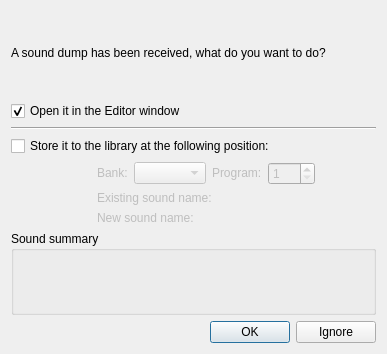
<?xml version="1.0" encoding="UTF-8"?>
<ui version="4.0">
 <class>Dialog</class>
 <widget class="QDialog" name="Dialog">
  <property name="geometry">
   <rect>
    <x>0</x>
    <y>0</y>
    <width>387</width>
    <height>354</height>
   </rect>
  </property>
  <property name="windowTitle">
   <string>Sound dump received</string>
  </property>
  <layout class="QGridLayout" name="gridLayout">
   <item row="4" column="0" rowspan="2">
    <spacer name="horizontalSpacer">
     <property name="orientation">
      <enum>Qt::Horizontal</enum>
     </property>
     <property name="sizeType">
      <enum>QSizePolicy::Fixed</enum>
     </property>
     <property name="sizeHint" stdset="0">
      <size>
       <width>80</width>
       <height>20</height>
      </size>
     </property>
    </spacer>
   </item>
   <item row="4" column="1">
    <layout class="QHBoxLayout" name="horizontalLayout">
     <item>
      <widget class="QLabel" name="bank_lbl">
       <property name="enabled">
        <bool>false</bool>
       </property>
       <property name="sizePolicy">
        <sizepolicy hsizetype="Preferred" vsizetype="Maximum">
         <horstretch>0</horstretch>
         <verstretch>0</verstretch>
        </sizepolicy>
       </property>
       <property name="text">
        <string>Bank:</string>
       </property>
      </widget>
     </item>
     <item>
      <widget class="QComboBox" name="bank_combo">
       <property name="enabled">
        <bool>false</bool>
       </property>
       <property name="sizePolicy">
        <sizepolicy hsizetype="Maximum" vsizetype="Fixed">
         <horstretch>0</horstretch>
         <verstretch>0</verstretch>
        </sizepolicy>
       </property>
      </widget>
     </item>
     <item>
      <widget class="QLabel" name="prog_lbl">
       <property name="enabled">
        <bool>false</bool>
       </property>
       <property name="sizePolicy">
        <sizepolicy hsizetype="Preferred" vsizetype="Maximum">
         <horstretch>0</horstretch>
         <verstretch>0</verstretch>
        </sizepolicy>
       </property>
       <property name="text">
        <string>Program:</string>
       </property>
      </widget>
     </item>
     <item>
      <widget class="QSpinBox" name="prog_spin">
       <property name="enabled">
        <bool>false</bool>
       </property>
       <property name="minimum">
        <number>1</number>
       </property>
       <property name="maximum">
        <number>128</number>
       </property>
      </widget>
     </item>
    </layout>
   </item>
   <item row="5" column="1">
    <layout class="QGridLayout" name="gridLayout_2">
     <item row="0" column="0">
      <widget class="QLabel" name="library_lbl">
       <property name="enabled">
        <bool>false</bool>
       </property>
       <property name="sizePolicy">
        <sizepolicy hsizetype="Preferred" vsizetype="Maximum">
         <horstretch>0</horstretch>
         <verstretch>0</verstretch>
        </sizepolicy>
       </property>
       <property name="text">
        <string>Existing sound name:</string>
       </property>
      </widget>
     </item>
     <item row="0" column="1">
      <widget class="QLabel" name="library_sound_lbl">
       <property name="enabled">
        <bool>false</bool>
       </property>
       <property name="sizePolicy">
        <sizepolicy hsizetype="MinimumExpanding" vsizetype="Maximum">
         <horstretch>0</horstretch>
         <verstretch>0</verstretch>
        </sizepolicy>
       </property>
       <property name="alignment">
        <set>Qt::AlignRight|Qt::AlignTrailing|Qt::AlignVCenter</set>
       </property>
      </widget>
     </item>
     <item row="1" column="0">
      <widget class="QLabel" name="dump_lbl">
       <property name="enabled">
        <bool>false</bool>
       </property>
       <property name="sizePolicy">
        <sizepolicy hsizetype="Preferred" vsizetype="Maximum">
         <horstretch>0</horstretch>
         <verstretch>0</verstretch>
        </sizepolicy>
       </property>
       <property name="text">
        <string>New sound name:</string>
       </property>
      </widget>
     </item>
     <item row="1" column="1">
      <widget class="QLabel" name="dump_sound_lbl">
       <property name="enabled">
        <bool>false</bool>
       </property>
       <property name="sizePolicy">
        <sizepolicy hsizetype="MinimumExpanding" vsizetype="Maximum">
         <horstretch>0</horstretch>
         <verstretch>0</verstretch>
        </sizepolicy>
       </property>
       <property name="alignment">
        <set>Qt::AlignRight|Qt::AlignTrailing|Qt::AlignVCenter</set>
       </property>
      </widget>
     </item>
    </layout>
   </item>
   <item row="6" column="0" colspan="3">
    <widget class="QGroupBox" name="groupBox">
     <property name="title">
      <string>Sound summary</string>
     </property>
     <layout class="QVBoxLayout" name="verticalLayout">
      <item>
       <widget class="SummaryWidget" name="summary_widget" native="true"/>
      </item>
     </layout>
    </widget>
   </item>
   <item row="7" column="0" colspan="3">
    <widget class="QDialogButtonBox" name="buttonBox">
     <property name="orientation">
      <enum>Qt::Horizontal</enum>
     </property>
     <property name="standardButtons">
      <set>QDialogButtonBox::Ignore|QDialogButtonBox::Ok</set>
     </property>
    </widget>
   </item>
   <item row="2" column="0" colspan="3">
    <widget class="Line" name="line">
     <property name="orientation">
      <enum>Qt::Horizontal</enum>
     </property>
    </widget>
   </item>
   <item row="3" column="0" colspan="3">
    <widget class="QCheckBox" name="store_chk">
     <property name="text">
      <string>Store it to the library at the following position:</string>
     </property>
    </widget>
   </item>
   <item row="1" column="0" colspan="3">
    <widget class="QCheckBox" name="editor_chk">
     <property name="text">
      <string>Open it in the Editor window</string>
     </property>
     <property name="checked">
      <bool>true</bool>
     </property>
    </widget>
   </item>
   <item row="0" column="0" colspan="3">
    <widget class="QLabel" name="label">
     <property name="text">
      <string>A sound dump has been received, what do you want to do?</string>
     </property>
    </widget>
   </item>
   <item row="4" column="2" rowspan="2">
    <spacer name="horizontalSpacer_2">
     <property name="orientation">
      <enum>Qt::Horizontal</enum>
     </property>
     <property name="sizeHint" stdset="0">
      <size>
       <width>40</width>
       <height>20</height>
      </size>
     </property>
    </spacer>
   </item>
  </layout>
 </widget>
 <customwidgets>
  <customwidget>
   <class>SummaryWidget</class>
   <extends>QWidget</extends>
   <header>bigglesworth.dialogs.summary</header>
   <container>1</container>
  </customwidget>
 </customwidgets>
 <resources/>
 <connections>
  <connection>
   <sender>buttonBox</sender>
   <signal>accepted()</signal>
   <receiver>Dialog</receiver>
   <slot>accept()</slot>
   <hints>
    <hint type="sourcelabel">
     <x>248</x>
     <y>254</y>
    </hint>
    <hint type="destinationlabel">
     <x>157</x>
     <y>274</y>
    </hint>
   </hints>
  </connection>
  <connection>
   <sender>buttonBox</sender>
   <signal>rejected()</signal>
   <receiver>Dialog</receiver>
   <slot>reject()</slot>
   <hints>
    <hint type="sourcelabel">
     <x>316</x>
     <y>260</y>
    </hint>
    <hint type="destinationlabel">
     <x>286</x>
     <y>274</y>
    </hint>
   </hints>
  </connection>
  <connection>
   <sender>store_chk</sender>
   <signal>toggled(bool)</signal>
   <receiver>bank_lbl</receiver>
   <slot>setEnabled(bool)</slot>
   <hints>
    <hint type="sourcelabel">
     <x>172</x>
     <y>92</y>
    </hint>
    <hint type="destinationlabel">
     <x>115</x>
     <y>127</y>
    </hint>
   </hints>
  </connection>
  <connection>
   <sender>store_chk</sender>
   <signal>toggled(bool)</signal>
   <receiver>bank_combo</receiver>
   <slot>setEnabled(bool)</slot>
   <hints>
    <hint type="sourcelabel">
     <x>172</x>
     <y>92</y>
    </hint>
    <hint type="destinationlabel">
     <x>185</x>
     <y>126</y>
    </hint>
   </hints>
  </connection>
  <connection>
   <sender>store_chk</sender>
   <signal>toggled(bool)</signal>
   <receiver>prog_lbl</receiver>
   <slot>setEnabled(bool)</slot>
   <hints>
    <hint type="sourcelabel">
     <x>172</x>
     <y>92</y>
    </hint>
    <hint type="destinationlabel">
     <x>255</x>
     <y>127</y>
    </hint>
   </hints>
  </connection>
  <connection>
   <sender>store_chk</sender>
   <signal>toggled(bool)</signal>
   <receiver>prog_spin</receiver>
   <slot>setEnabled(bool)</slot>
   <hints>
    <hint type="sourcelabel">
     <x>172</x>
     <y>92</y>
    </hint>
    <hint type="destinationlabel">
     <x>312</x>
     <y>126</y>
    </hint>
   </hints>
  </connection>
  <connection>
   <sender>store_chk</sender>
   <signal>toggled(bool)</signal>
   <receiver>library_lbl</receiver>
   <slot>setEnabled(bool)</slot>
   <hints>
    <hint type="sourcelabel">
     <x>172</x>
     <y>92</y>
    </hint>
    <hint type="destinationlabel">
     <x>140</x>
     <y>162</y>
    </hint>
   </hints>
  </connection>
  <connection>
   <sender>store_chk</sender>
   <signal>toggled(bool)</signal>
   <receiver>library_sound_lbl</receiver>
   <slot>setEnabled(bool)</slot>
   <hints>
    <hint type="sourcelabel">
     <x>172</x>
     <y>92</y>
    </hint>
    <hint type="destinationlabel">
     <x>268</x>
     <y>162</y>
    </hint>
   </hints>
  </connection>
  <connection>
   <sender>store_chk</sender>
   <signal>toggled(bool)</signal>
   <receiver>dump_lbl</receiver>
   <slot>setEnabled(bool)</slot>
   <hints>
    <hint type="sourcelabel">
     <x>172</x>
     <y>92</y>
    </hint>
    <hint type="destinationlabel">
     <x>140</x>
     <y>181</y>
    </hint>
   </hints>
  </connection>
  <connection>
   <sender>store_chk</sender>
   <signal>toggled(bool)</signal>
   <receiver>dump_sound_lbl</receiver>
   <slot>setEnabled(bool)</slot>
   <hints>
    <hint type="sourcelabel">
     <x>172</x>
     <y>92</y>
    </hint>
    <hint type="destinationlabel">
     <x>268</x>
     <y>181</y>
    </hint>
   </hints>
  </connection>
 </connections>
</ui>
